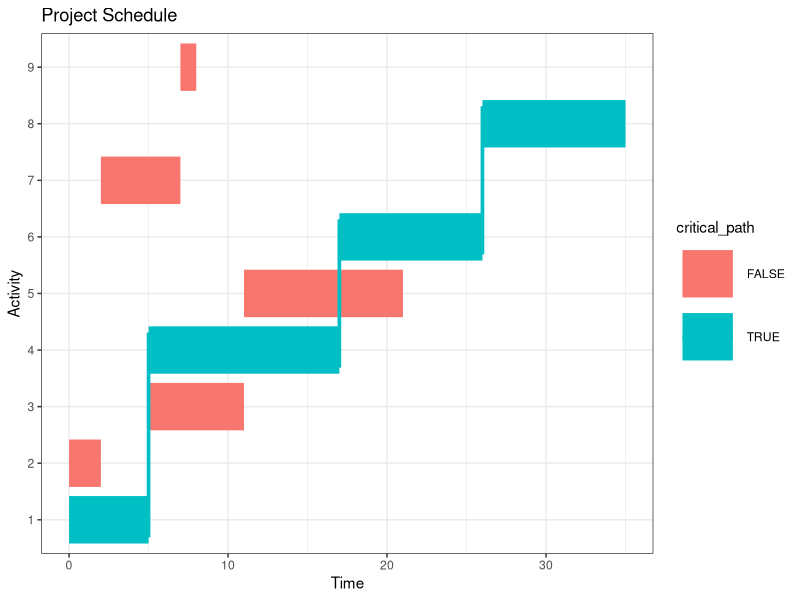
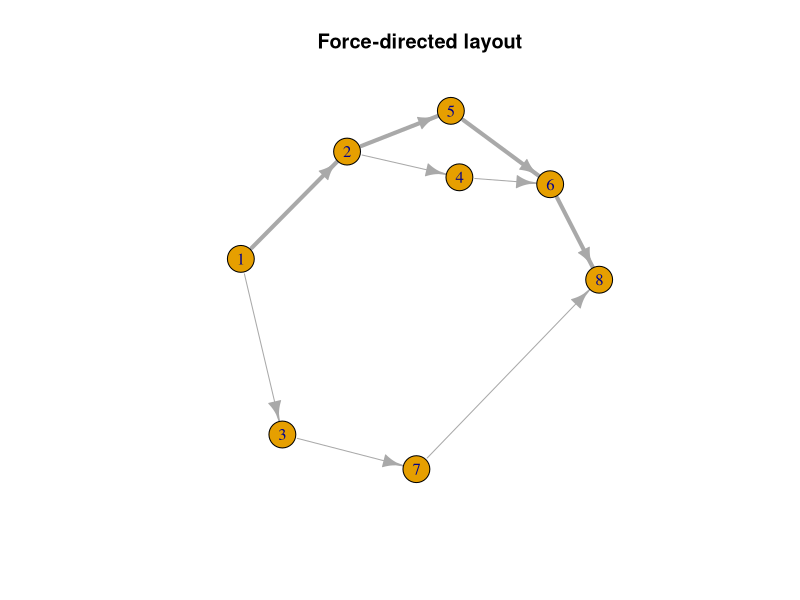

The R script that drew these images, in order:
library(igraph)
library(ggplot2)

act <- c('A','B','C','D','E','F','G','H',I)
pred <- c(NULL, NULL, 'A','A','C','D','B','EF','G')

start_node <- c(1,1,2,2,4,5,3,6,7)
end_node <- c(2,3,4,5,6,6,7,8,8)
dur <- c(5,2,6,12,10,9,5,9,1)
zs <- rep(0, length(start_node))


mtx <- matrix(c(start_node, end_node, dur, rep(zs, 8)), ncol = 11)
colnames(mtx) <- c("snode","enode","drtn","fwrd","bkwd","est","eft","lst","lft","slhd","sltl")
mtx

# Forward
for (i in 1:length(start_node)) {

  if (mtx[i, "snode"] == 1) {
    # No previous node, forward pass equals duration
    mtx[i, "fwrd"] <- mtx[i, "drtn"]
  } else {
    mtx[i, "fwrd"] <- max(mtx[which(mtx[, "enode"] == mtx[i, "snode"]), "fwrd"]) + mtx[i, "drtn"]
    mtx[i, "fwrd"] <- max(mtx[which(mtx[, "enode"] == mtx[i, "enode"]), "fwrd"])  # get maximum , first is max
    
  }
}
mtx


# Backward
for (i in length(start_node):1) {
  
  mtx[i, "fwrd"] <- max(mtx[which(mtx[, 2] == mtx[i, 2]), "fwrd"])  # get maximum , second is max
  if (mtx[i, "enode"] == max(end_node)) {
    # No previous node, forward pass equals duration
    mtx[i, "bkwd"] <- max(mtx[which(mtx[, "enode"] == max(end_node)), "fwrd"])   #mtx[i, 4]
  } else {
    mtx[i, "bkwd"] <- min(mtx[which(mtx[, "snode"] == mtx[i, "enode"]), "bkwd"] -
                            mtx[which(mtx[, "snode"] == mtx[i, "enode"]), "drtn"])
    
  }
mtx[i, "est"] <- max(mtx[which(mtx[, "enode"] == mtx[i, "snode"]), "fwrd"])
}

mtx[!is.finite(mtx)] <- 0
mtx[, "eft"] <- mtx[, "est"] + mtx[, "drtn"]
mtx[, "lst"] <- mtx[, "bkwd"] - mtx[, "drtn"]
mtx[, "lft"] <- mtx[, "bkwd"]
mtx[, "slhd"] <- mtx[, "bkwd"] - mtx[, "fwrd"]

# Forward
for (i in 1:length(start_node)) {

  if (mtx[i, "snode"] == 1) {
    # No previous node, forward pass equals duration
    mtx[i, "sltl"] <- 0
  } else {
    mtx[i, "sltl"] <- max(mtx[which(mtx[, "enode"] == mtx[i, "snode"]), "slhd"])
  }

}
mtx


# Critical Path
mtx[, c("snode", "enode")]
mtx[which(mtx[, "est"] == mtx[, "lst"]), c("snode", "enode", "drtn")]

# Plot gantt
d <- data.frame(mtx[, c("est", "eft")])
d$name <- as.factor(1:9)
d$critical_path <- mtx[, "est"] == mtx[, "lst"]

d1 <- d[d$critical_path == TRUE, ]
d1$name <- as.numeric(as.character(d1$name))
d1$end_name <- c(d1$name[2:nrow(d1)], 0)
d1 <- d1[1:(nrow(d1)-1), ]

adj <- 0.31
ggplot(d, aes(x=est, xend=eft, y=name, yend=name, color=critical_path)) +
  theme_bw()+ #use ggplot theme with black gridlines and white background
  geom_segment(size=16) + #increase line width of segments in the chart
  geom_segment(aes(x = eft, y = name-adj, xend = eft, yend = end_name+adj), data = d1, size = 1.25) + #, size = 0.1
  #scale_y_discrete(limits=rev) +
  labs(title='Project Schedule', x='Time', y='Activity')


# igraph
g <- graph_from_edgelist(mtx[, c("snode", "enode")])
E(g)$weight <- mtx[, "drtn"]
E(g)$critical_path <- mtx[, "est"] == mtx[, "lst"]

plot(g, 
  layout = layout_with_fr,
  edge.width = ifelse(E(g)$critical_path, 4, 1),
  main = "Force-directed layout"
  )

